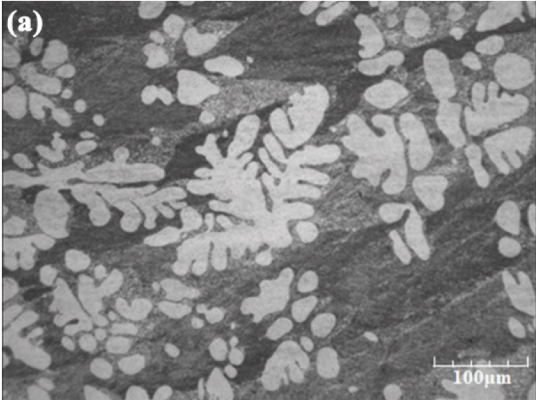
#> input picture worked_examples/convolution_example/dendrite2.png, 536 x 400 px
$ jupyter execute --allow-errors convolution.ipynb
#> lines starting #> are read from the running program, lines starting #| are printed output that depends on the picture
# Convolutions

Convolutions are a way to apply a filter to a matrix or image using a defined kernel. This filter can highlight certain attributes or features of the matrix or image. Convolutions are often used in Convolutional Neural Networks (CNN).

In this notebook we will go over how dilated convolutions work and different kernels that can be applied.

#### Video

https://www.youtube.com/watch?v=K3LsUl04Oa4&list=PLL0SWcFqypCl4lrzk1dMWwTUrzQZFt7y0&index=25 (Convolutional Neural Networks)

## Setup

[cell 1]
#example taken from https://www.geeksforgeeks.org/dilated-convolution/
import numpy as np
from  scipy.signal import convolve2d
import cv2
import matplotlib.pyplot as plt

np.random.seed(678)
#> (the rest of this cell did not finish here and is left out)

### Set up our matrix and add 1's in the middle to create a difference in pixel value

[cell 2]
# Initializing a 9x9 matrix of zeros.
mat_size = 9
matrix = np.zeros((mat_size,mat_size)).astype(np.float32)

# Assigning 1's in the middle of matrix
# to create a random input matrix
for x in range(4,7):
    for y in range(3,6):
        matrix[y,x] = 1

### Experimental Kernel

[cell 3]
# Creating an experimental kernel for test
kernel = np.array([
    [1,2,3],
    [4,5,6],
    [7,8,9]
]).astype(np.float32)

#### Edge Detection Kernels
- Edge detection kernels help us find the boundaries or edges in an image. This is useful because edges often represent important parts of the image, like the outline of a tree or the borders of microstructures.

- The kernel slides over the image and looks for places where there’s a big change in brightness. For example, moving from a dark area to a bright area.

[cell 4]
kernel = np.array([
        [-1, -1, -1],
        [-1,  8, -1],
        [-1, -1, -1]
    ]).astype(np.float32)

### Blurring Kernel

- Blurring kernels make the image look smoother by averaging the pixels around each spot. This is useful for reducing noise or making an image look softer.

- The kernel takes the average of the pixels it covers, which means every pixel gets a value closer to its neighbors. The bigger the kernel, the blurrier the image becomes because it’s averaging over a larger area.

[cell 5]
kernel = np.array([
    [1/9, 1/9, 1/9],
    [1/9, 1/9, 1/9],
    [1/9, 1/9, 1/9]
]).astype(np.float32)

### Sharpening Kernel

- Sharpening kernels make the edges in an image more distinct and clear. This is the opposite of blurring; instead of making things soft, it makes them stand out more.

- The kernel increases the contrast between a pixel and its neighbors by emphasizing the pixel in the center more and subtracting the neighboring pixel values. It’s like making the darks darker and the lights lighter right around the edges.

[cell 6]
kernel = np.array([
    [0, -1, 0],
    [-1, 5, -1],
    [0, -1, 0]
]).astype(np.float32)

[cell 7]
# self-initializing a dilated kernel.
# ======[dilation factor = 3]======
dilated_kernel = np.array([
    [1,0,0,2,0,0,3],
    [0,0,0,0,0,0,0],
    [0,0,0,0,0,0,0],
    [4,0,0,5,0,0,6],
    [0,0,0,0,0,0,0],
    [0,0,0,0,0,0,0],
    [7,0,0,8,0,0,9]
])

print('\n')
print("Dilated kernel Shape : ",dilated_kernel.shape)
print(dilated_kernel)

print('\n')
print("DILATED CONVOLUTION RESULTS [Dilation Factor = 3]")
output = convolve2d(matrix,dilated_kernel,mode='valid')
print("Numpy Results Shape: ",output.shape)
print(output)

## Visualization

Now that we've covered a few of the convolution kernels and what they do, lets apply them to an image to see how it changes with each step. We will use an image of dendrites.

[cell 8]
# Load the image
image_path = 'dendrite2.png'
image = cv2.imread(image_path, cv2.IMREAD_GRAYSCALE)  # Load as grayscale
#> image: shape (400, 536); min 43, max 255, mean 128.5

### Kernel Definitions

Lets define the kernels we will be using. These kernels are the same ones discussed above, but with a 3x3 version and a 5x5 version to show how size can affect the image output.

#### Edge Kernel

- 3x3 Edge Detection: This small kernel is great for detecting fine details. It focuses on smaller edges but may include more noise

- 5x5 Edge Detection: This bigger kernel smooths out the noise a bit and focuses more on broader, more significant edges

#### Blurring Kernel

- 3x3 Blurring: A small blur that softens the image just a little bit, useful for minor smoothing.

- 5x5 Blurring: This larger kernel creates a stronger blur, which can remove small details.

#### Sharpening Kernel

- 3x3 Sharpening: A basic sharpening kernel that makes edges pop without too much alteration.

- 5x5 Sharpening: This larger kernel is more intense and spreads the sharpening effect over a bigger area, which can be great for highlighting larger structures in an image but might also introduce some artifacts if overused.

[cell 9]
# Edge Detection Kernels
edge_kernels = [
    (np.array([[-1, -1, -1], [-1, 8, -1], [-1, -1, -1]]).astype(np.float32), '3x3 Edge Detection'),
    (np.array([[-1, -1, -1, -1, -1], [-1, 1, 2, 1, -1], [-1, 2, 4, 2, -1], [-1, 1, 2, 1, -1], [-1, -1, -1, -1, -1]]).astype(np.float32), '5x5 Edge Detection'),
]

# Blurring Kernels
blur_kernels = [
    (np.ones((3, 3), np.float32) / 9, '3x3 Blurring'),
    (np.ones((5, 5), np.float32) / 25, '5x5 Blurring'),
]

# Sharpening Kernels
sharpen_kernels = [
    (np.array([[0, -1, 0], [-1, 5, -1], [0, -1, 0]]).astype(np.float32), '3x3 Sharpening'),
    (np.array([[-1, -1, -1, -1, -1], [-1,  2,  2,  2, -1], [-1,  2,  13,  2, -1], [-1,  2,  2,  2, -1], [-1, -1, -1, -1, -1]]).astype(np.float32) / 8.0, '5x5 Sharpening'),
]

Lastly, we will apply these convolutions and visualize the resulting images.

[cell 10]
# Function to apply convolution using scipy.signal.convolve2d and display results with the original image
def apply_convolution_and_display(image, kernels):
    fig, axes = plt.subplots(1, 3, figsize=(20, 5))
    axes[0].imshow(image, cmap='gray')
    axes[0].set_title('Original Image')
    axes[0].axis('off')

    # Apply and display convolutions for each kernel
    for i, (kernel, title) in enumerate(kernels):
        # Use scipy.signal.convolve2d with mode='same' to keep the output the same size as the input image
        convolved = convolve2d(image, kernel, mode='same', boundary='fill', fillvalue=0)
        # Normalize and clip the convolved image to range 0-255
        convolved = np.clip(convolved, 0, 255).astype(np.uint8)

        axes[i+1].imshow(convolved, cmap='gray')
        axes[i+1].set_title(title)
        axes[i+1].axis('off')
#> this loop made 2 passes
#> pass 1, in apply_convolution_and_display, `convolved = convolve2d(image, kernel, mode='same', boundary='fill', fi..`:
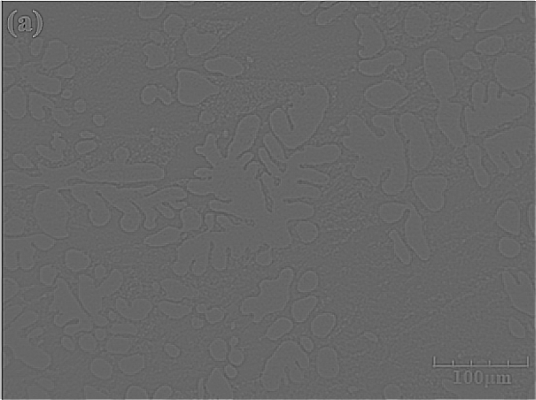
#> convolved: shape (400, 536) float32; min -945, max 1392, mean 4.8; drawn with min black and max white
#> pass 1, in apply_convolution_and_display, `convolved = np.clip(convolved, 0, 255).astype(np.uint8)`:
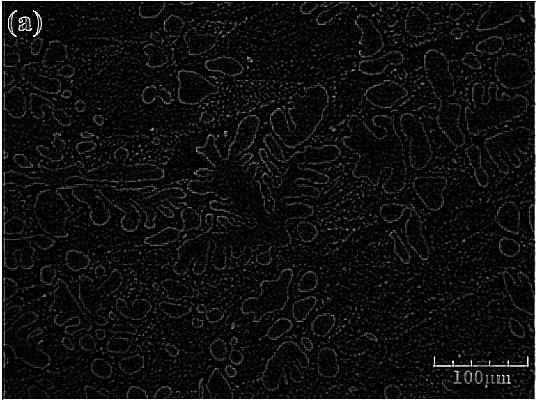
#> convolved: shape (400, 536); min 0, max 255, mean 14.4
#> pass 2, in apply_convolution_and_display, `convolved = np.clip(convolved, 0, 255).astype(np.uint8)`:
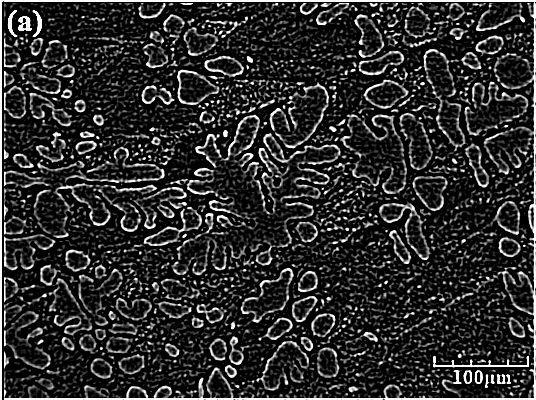
#> convolved: shape (400, 536); min 0, max 255, mean 44.6

    plt.tight_layout()
    plt.show()
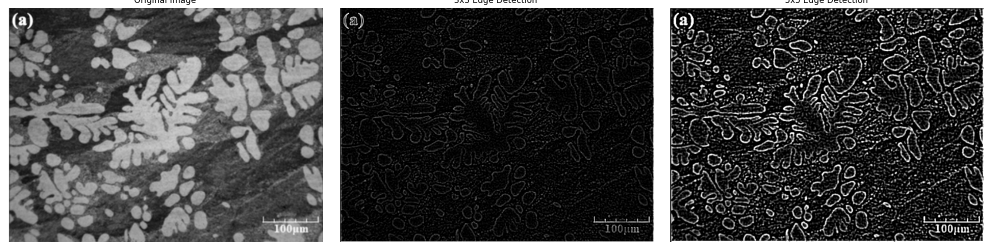
#> figure drawn by matplotlib, 3 panels

# Apply and display each set of convolutions for edge detection, blurring, and sharpening
apply_convolution_and_display(image, edge_kernels)
apply_convolution_and_display(image, blur_kernels)
#> the loop in apply_convolution_and_display (call 2), `for i, (kernel, title) in enumerate(kernels): # Use scipy.signal.convo..` made 2 passes
#> pass 2, in apply_convolution_and_display (call 2), `convolved = convolve2d(image, kernel, mode='same', boundary='fill', fi..`:
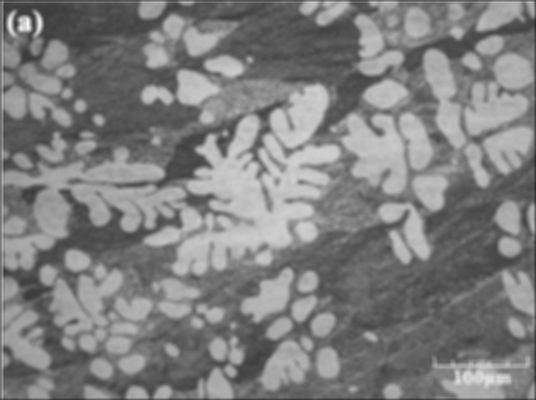
#> convolved: shape (400, 536) float32; min 42.64, max 244.9, mean 127.6
apply_convolution_and_display(image, sharpen_kernels)
#> the loop in apply_convolution_and_display (call 3), `for i, (kernel, title) in enumerate(kernels): # Use scipy.signal.convo..` made 2 passes
#> pass 1, in apply_convolution_and_display (call 3), `convolved = np.clip(convolved, 0, 255).astype(np.uint8)`:
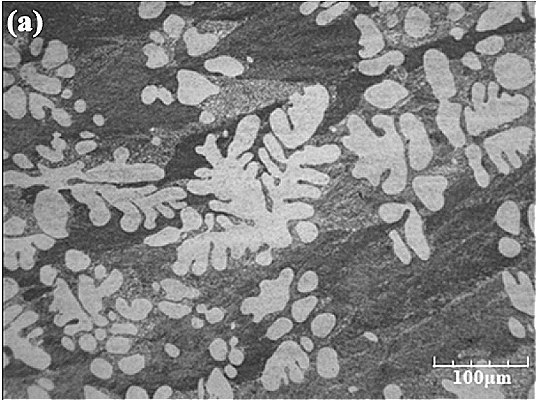
#> convolved: shape (400, 536); min 0, max 255, mean 128.6
#> pass 2, in apply_convolution_and_display (call 3), `convolved = convolve2d(image, kernel, mode='same', boundary='fill', fi..`:
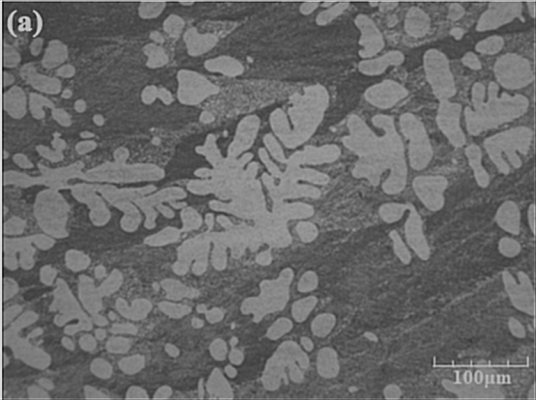
#> convolved: shape (400, 536) float32; min -107.2, max 650, mean 209.8; drawn with min black and max white
#> pass 2, in apply_convolution_and_display (call 3), `convolved = np.clip(convolved, 0, 255).astype(np.uint8)`:
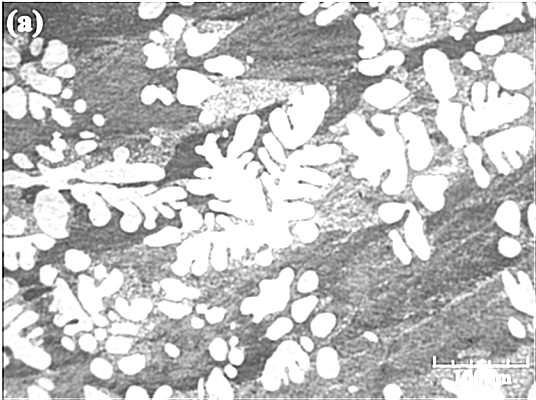
#> convolved: shape (400, 536); min 0, max 255, mean 194.1
